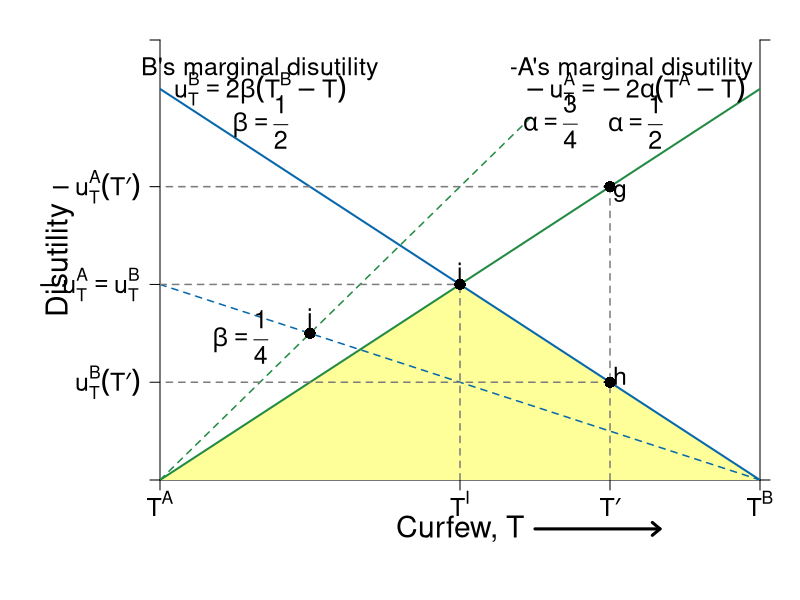

The R script that drew this image:
#Graph Designer: Simon Halliday, Scott Cohn
#Authors: Bowles and Halliday
#Title: Coordination, Conflict and Competition: A Text in Microeconomics

library(shape)
pdf(file = "what_can_markets_do/curfew_bargaining.pdf", width = 10, height = 8)

# Set parameters for graphics
axislabelsize <- 1.8
labelsize <- 1.5
namesize <- 1.8
annotatesize <- 1.5
graphlinewidth <- 2
segmentlinewidth <- 1.5

COL <- c("#7fc97f", "#beaed4", "#fdc086", "#ffff99", "#386cb0", "#f0027f", "#bf5b17", "#666666")
COLA <- c("#e0f3db", "#99d8c9","#66c2a4","#41ae76", "#238b45", "#005824")
COLB <- c("#c6dbef", "#4eb3d3", "#2b8cbe", "#0868ac","#084081")
COLC <- c("#fcfbfd", "#efedf5", "#dadaeb", "#bcbddc", "#9e9ac8", "#807dba", "#6a51a3", "#54278f", "#3f007d")
grays <- gray.colors(25, start = 1, end = 0, alpha = 1)

#Edited the margins to cater for the larger LHS labels
par(mar =  c(6, 8, 2, 2))

#proportion of wealth functions

MUb <- function(x, beta = 1/2, Tb = 9){
  2*beta*(Tb - x)
}

MUa <- function(x, alpha = 1/2, Ta = 3){
  -2*alpha*(Ta - x)
}


#Add limits on axes and levels of utility for each function 
ylims <- c(0, 6.75)
xlims <- c(3, 9)

npts <- 501 
x <- seq(xlims[1], xlims[2], length.out = npts)
y <- seq(ylims[1], ylims[2], length.out = npts) 

plot(0, 0, xlim = xlims, ylim = ylims, type = "n",
     xlab = expression(paste("")),
     ylab = expression(paste("")), 
     xaxt = "n", 
     yaxt = "n", 
     cex.lab = axislabelsize, 
     bty = "n", 
     xaxs = "i", 
     yaxs = "i"
)

#x and y limits with plain axes without ticks/numbers to match previous graph; y axes on both sides

ticksx <- c(3, 6, 7.5, 9)
xlabels <- c(expression(paste(T^A)), expression(paste(T^I)), expression(paste(T*minute)), expression(paste(T^B)))
ticksy <- c(0, MUa(x = 7.5), MUa(x = 6), MUb(x = 7.5), ylims[2])

ylabels <- c(NA, expression(paste(-u[T]^A*(T*minute))), expression(paste(-u[T]^A == u[T]^B)), expression(paste(u[T]^B*(T*minute))), NA)
ticksy2 <- c(ylims[1], ylims[2])
ylabels2 <- seq(from = 0, to = ylims[2], by = 10)
axis(1, at = ticksx,  pos = 0, labels = xlabels, cex.axis = labelsize)
axis(2, at = ticksy,  pos = 3, labels = ylabels, las = 1, cex.axis = labelsize)
axis(4, at = ticksy2, pos = 9, labels = FALSE, las = 1, cex.axis = labelsize)


#Disutility polygon
xrent <- c(3, 6, 9, 3)
yrent <- c(MUa(3), MUa(6), MUb(9), MUa(3))
polygon(xrent, yrent, col = COL[4], density = NULL, border = NA)


npts <- 503 
xx1 <- seq(xlims[1], xlims[2], length.out = npts)
xx2 <- seq(0, xlims[2], length.out = npts)
xx3 <- seq(xlims[1], 0, length.out = npts)
xx4 <- seq(-11, 0, length.out = npts)
xx5 <- seq(xlims[1], 0.75*xlims[2], length.out = npts)

#Axis labels and draw linear utility functions
text(6, -0.75, expression(paste("Curfew, T")), xpd = TRUE, cex = axislabelsize, srt = 0) 
#text(, side = 1, line = 2, cex = axislabelsize)
text(xlims[1] - 1, 0.5*ylims[2], expression(paste("Disutility")), xpd = TRUE, cex = axislabelsize, srt = 90) 

lines(xx1, MUb(xx1), col = COLB[4], lwd = graphlinewidth)
lines(xx1, MUa(xx1), col = COLA[5], lwd = graphlinewidth)
lines(xx5, MUa(xx5, alpha = 3/4), col = COLA[5], lwd = segmentlinewidth, lty = 2)
lines(xx1, MUb(xx1, beta = 1/4), col = COLB[4], lwd = segmentlinewidth, lty = 2)

#Label points on line

text(6, MUa(6) + 0.2, expression(paste(i)), cex = labelsize)
segments(6, 0, 6, MUa(6), lty = 2, col = grays[20], lwd = segmentlinewidth)
segments(0, MUa(6), 6, MUa(6), lty = 2, col = grays[20], lwd = segmentlinewidth)
points(6, MUa(6), pch = 16, col = "black", cex = 1.5)

text(7.5 + 0.1, MUa(7.5) - 0.1, expression(paste(g)), cex = labelsize)
segments(7.5, MUb(7.5), 0, MUb(7.5), lty = 2, col = grays[20], lwd = segmentlinewidth)
segments(7.5, MUa(7.5), 0, MUa(7.5), lty = 2, col = grays[20], lwd = segmentlinewidth)
segments(7.5, 0, 7.5, MUa(7.5), lty = 2, col = grays[20], lwd = segmentlinewidth)
points(7.5, MUb(7.5), pch = 16, col = "black", cex = 1.5)

text(7.5 + 0.1, MUb(7.5) + 0.1, expression(paste(h)), cex = labelsize)
points(7.5, MUa(7.5), pch = 16, col = "black", cex = 1.5)

text(4.5, MUb(4.5, beta = 1/4)  + 0.2, expression(paste(j)), cex = labelsize)
points(4.5, MUa(4.5, alpha = 3/4), pch = 16, col = "black", cex = 1.5)


#Label relevant points on axes

#text(20, -.9, expression(paste("x*")), xpd = TRUE, cex = labelsize)
#text(33, -.9, expression(paste("a"[x])), xpd = TRUE, cex = labelsize)

#text(-2, 33, expression(paste(-u[x]^B*(x*minute))),  xpd = TRUE, cex = labelsize)
#text(-2, 7, expression(paste(u[x]^A*(x*minute))),  xpd = TRUE, cex = labelsize)

text(4, 6.3, expression(paste("B's marginal disutility")), xpd = TRUE, cex = labelsize)
text(4, 6, expression(paste(u[T]^B == 2*beta*(T^B - T))), xpd = TRUE, cex = labelsize)
text(4, 5.5, expression(paste(beta == frac(1,2))), xpd = TRUE, cex = labelsize)
text(3.8, 2.2, expression(paste(beta == frac(1,4))), xpd = TRUE, cex = labelsize)


text(7.75, 6.3, expression(paste("-A's marginal disutility ")),  xpd = TRUE, cex = labelsize)
text(7.75, 6, expression(paste(-u[T]^A == -2*alpha*(T^A - T))),  xpd = TRUE, cex = labelsize)
text(7.75, 5.5, expression(paste(alpha == frac(1,2))), xpd = TRUE, cex = labelsize)
text(6.9, 5.5, expression(paste(alpha == frac(3,4))), xpd = TRUE, cex = labelsize)

#Axis arrow
arrows(6.75, -0.75, 8, -0.75, xpd = TRUE, length=0.1,angle=40,lwd=3)


dev.off()
